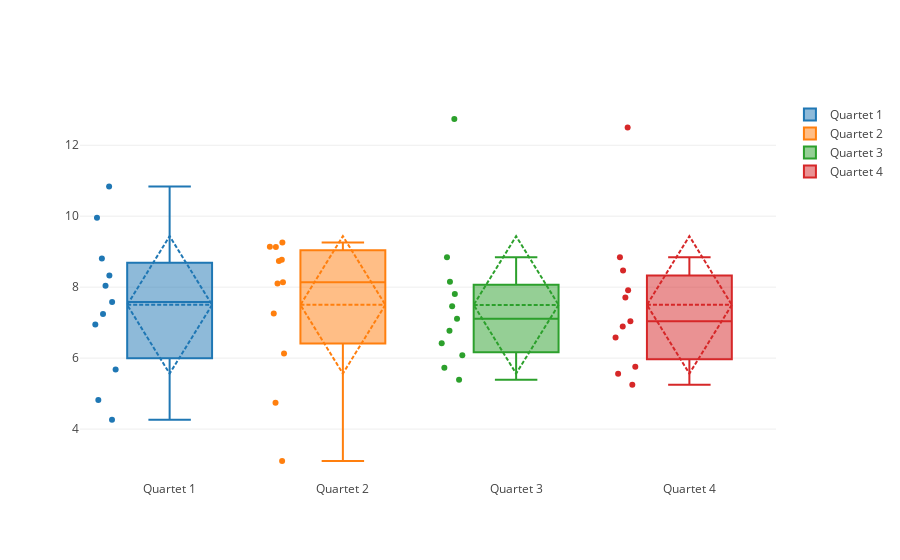

The notebook cell saved with this chart:
### Markdown cell above
And the residuals for quadratic fit has no structure, unlike that for linear fit. Therefore, the quadratic fit is better.

### Quartet 3 - outlier
We can use boxplot and violin plot to identify potential outliers.

### Code cell
#https://plot.ly/python/box-plots/

boxQ1 = go.Box(
    y=df_Q1['y1'],
    name = 'Quartet 1',
    boxpoints = 'all',
    boxmean = 'sd'
)

boxQ2 = go.Box(
    y=df_Q2['y2'],
    name = 'Quartet 2',
    boxpoints = 'all',
    boxmean = 'sd'
)

boxQ3 = go.Box(
    y=df_Q3['y3'],
    name = 'Quartet 3',
    boxpoints = 'all',
    boxmean = 'sd'
)

boxQ4= go.Box(
    y=df_Q4['y4'],
    name = 'Quartet 4',
    boxpoints = 'all',
    boxmean = 'sd'
)

data = [boxQ1, boxQ2, boxQ3, boxQ4]
iplot(data)

### Figure 1 — Plotly figure (JSON) as saved in the notebook; plotly's stock layout.template omitted (floating-point values rounded to 4 significant figures)
{"data": [{"boxmean": "sd", "boxpoints": "all", "name": "Quartet 1", "type": "box", "uid": "6d290a98-a140-4d73-996b-f8e3f622c132", "y": [4.26, 5.68, 7.24, 4.82, 6.95, 8.81, 8.04, 8.33, 10.84, 7.58, 9.96]}, {"boxmean": "sd", "boxpoints": "all", "name": "Quartet 2", "type": "box", "uid": "22b14120-15e3-46d5-b964-2c305ac6fd46", "y": [3.1, 4.74, 6.13, 7.26, 8.14, 8.77, 9.14, 9.26, 9.13, 8.74, 8.1]}, {"boxmean": "sd", "boxpoints": "all", "name": "Quartet 3", "type": "box", "uid": "f24f8b70-e4f3-4988-ac14-e5cfc9c2392f", "y": [5.39, 5.73, 6.08, 6.42, 6.77, 7.11, 7.46, 7.81, 8.15, 12.74, 8.84]}, {"boxmean": "sd", "boxpoints": "all", "name": "Quartet 4", "type": "box", "uid": "52aea5d8-d4ea-4ca1-a225-b79b9d085bf3", "y": [6.58, 5.76, 7.71, 8.84, 8.47, 7.04, 5.25, 5.56, 7.91, 6.89, 12.5]}], "layout": {}}
